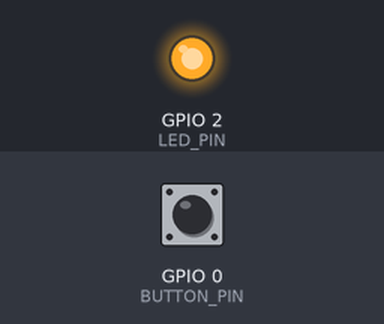
Recording of a sketch running on a simulated ESP32. Shown: output pins drawn as LEDs (lit = HIGH). Inputs (shaded band) come from the test bench; at power-on: GPIO 0 (BUTTON_PIN) HIGH. WiFi joins after 1.5 s; servers stay silent unless stated; uploads are accepted with an empty reply; what the sketch prints to the serial monitor is not drawn.

Above: at 3.7 s.
3.8 s: GPIO 0 (BUTTON_PIN) pulled LOW for 0.15 s
At 6.6 s:
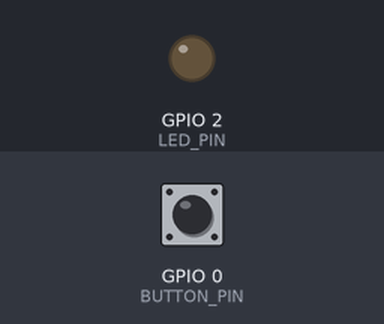
Timing chart, 0 to 11.5 s (numbered marks = the images above; inputs shaded):
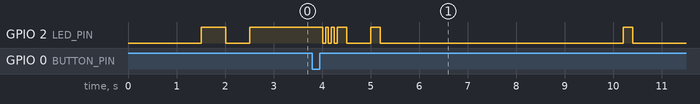

The sketch:

esp32_resqtech.ino
```cpp
#include <WiFi.h>
#include <HTTPClient.h>
#include <math.h>

// ==========================================
// 1. CONFIGURATION (ตั้งค่าระบบ)
// ==========================================

// WiFi Settings (แก้ไขชื่อและรหัสผ่าน WiFi ที่นี่)
const char* WIFI_SSID = "YOUR_WIFI_SSID";      // ใส่ชื่อ WiFi
const char* WIFI_PASS = "12345678";  // ใส่รหัสผ่าน WiFi

// API Settings (ตั้งค่าการเชื่อมต่อ Server)
// ตรวจสอบ IP Address ของเครื่องคอมพิวเตอร์ที่รัน ResQTech (ใช้คำสั่ง ipconfig ใน cmd)
const char* SERVER_URL = "http://192.168.1.111/ResQtechApp/api/esp32-receiver.php";
const char* API_KEY    = "YOUR_ESP32_API_KEY"; // ต้องตรงกับค่า ESP32_API_KEY ในไฟล์ .env

// Device Information (ข้อมูลประจำอุปกรณ์)
const char* DEVICE_ID  = "ESP32-001";
const char* LOCATION   = "Main Entrance";

// Hardware Settings
const int BUTTON_PIN   = 0;  // GPIO 0 คือปุ่ม BOOT บนบอร์ด ESP32 ส่วนใหญ่ (Active Low)
const int LED_PIN      = 2;  // GPIO 2 คือไฟ LED บนบอร์ด (Active High ในบางรุ่น)

// Timing Configuration
const unsigned long HEARTBEAT_INTERVAL = 5000; // ส่ง Heartbeat ทุก 5 วินาที
const unsigned long DEBOUNCE_DELAY     = 10;   // ป้องกันการกดปุ่มซ้ำ (ms)

// Debug / Performance Test Mode
const bool PERF_TEST_MODE = false; // true เฉพาะตอนต้องการโหมดทดสอบ
const int PERF_TEST_ROUNDS = 10;
const unsigned long PERF_TEST_DELAY_MS = 1000;
const unsigned long PERF_TEST_HOLD_MS = 2500; // กดค้างเพื่อเข้าโหมดทดสอบ (ms)

// ==========================================
// 2. GLOBAL VARIABLES
// ==========================================
unsigned long lastHeartbeatTime = 0;
unsigned long lastButtonPress = 0;
bool lastButtonState = HIGH;
bool perfRunning = false;
unsigned long buttonPressStart = 0;
bool buttonIsDown = false;
HTTPClient http; // Reuse HTTP Client

void setup() {
  Serial.begin(115200);
  delay(1000);

  Serial.println("\n\n--- ResQTech ESP32 Firmware Starting ---");
  Serial.println("Device ID: " + String(DEVICE_ID));
  Serial.println("Server: " + String(SERVER_URL));

  // Hardware Init
  pinMode(BUTTON_PIN, INPUT_PULLUP); // ใช้ Internal Pull-up Resistor
  pinMode(LED_PIN, OUTPUT);
  digitalWrite(LED_PIN, LOW); // เริ่มต้นปิดไฟ

  // Connect WiFi
  connectWiFi();
}

void loop() {
  // 1. Auto Reconnect WiFi
  if (WiFi.status() != WL_CONNECTED) {
    digitalWrite(LED_PIN, LOW); // ปิดไฟถ้าเน็ตหลุด
    connectWiFi();
  } else {
    // ไฟติดค้างเมื่อเชื่อมต่อ WiFi ได้
    // หรือจะเลือกให้กระพริบตาม Heartbeat ก็ได้ (ในที่นี้เลือกให้ติดไว้เพื่อบอกสถานะ Online)
    // digitalWrite(LED_PIN, HIGH);
  }

  // 2. Handle Emergency Button (Priority High)
  handleButton();

  // 3. Handle Heartbeat (Routine)
  if (!perfRunning && (millis() - lastHeartbeatTime) > HEARTBEAT_INTERVAL) {
    if (WiFi.status() == WL_CONNECTED) {
      Serial.println("[HEARTBEAT] Sending status...");
      digitalWrite(LED_PIN, !digitalRead(LED_PIN)); // กระพริบไฟสั้นๆ
      sendRequest("heartbeat", 0);
      digitalWrite(LED_PIN, !digitalRead(LED_PIN)); // คืนค่าไฟ
      lastHeartbeatTime = millis();
    }
  }
}

// ==========================================
// 3. CORE FUNCTIONS
// ==========================================

void handleButton() {
  int reading = digitalRead(BUTTON_PIN);

  // กดลง (Active Low: กดแล้วเป็น LOW)
  if (reading == LOW && lastButtonState == HIGH) {
    if ((millis() - lastButtonPress) > DEBOUNCE_DELAY) {
      buttonPressStart = millis();
      buttonIsDown = true;
      lastButtonPress = millis();
    }
  }

  // ปล่อยปุ่ม (กลับเป็น HIGH)
  if (reading == HIGH && lastButtonState == LOW && buttonIsDown) {
    unsigned long holdMs = millis() - buttonPressStart;
    buttonIsDown = false;

    Serial.println("\n\n[EMERGENCY] Button Released");
    Serial.println("Hold ms: " + String(holdMs));

    for (int i = 0; i < 3; i++) {
      digitalWrite(LED_PIN, HIGH); delay(60);
      digitalWrite(LED_PIN, LOW); delay(60);
    }
    digitalWrite(LED_PIN, HIGH);

    if (PERF_TEST_MODE && holdMs >= PERF_TEST_HOLD_MS) {
      Serial.println("[MODE] Running Performance Test...");
      runEmergencyPerfTest(PERF_TEST_ROUNDS);
    } else {
      Serial.println("[MODE] Sending Single Emergency Alert...");
      String resp = sendRequest("emergency", 1);
      Serial.println("Server Response: " + resp);
    }

    digitalWrite(LED_PIN, LOW);
  }

  lastButtonState = reading;
}

void connectWiFi() {
  Serial.print("Connecting to WiFi: ");
  Serial.println(WIFI_SSID);

  WiFi.mode(WIFI_STA);
  WiFi.begin(WIFI_SSID, WIFI_PASS);

  int attempts = 0;
  while (WiFi.status() != WL_CONNECTED) {
    delay(500);
    Serial.print(".");
    digitalWrite(LED_PIN, !digitalRead(LED_PIN)); // กระพริบไฟระว่างรอ
    attempts++;

    if(attempts > 30) { // 15 วินาที
      Serial.println("\n[ERROR] WiFi Connect Failed. Restarting in 3 seconds...");
      delay(3000);
      ESP.restart(); // รีเซ็ตตัวเองถ้านานเกินไป
    }
  }

  digitalWrite(LED_PIN, HIGH); // ติดค้าง
  Serial.println("\n[SUCCESS] WiFi Connected!");
  Serial.print("IP Address: ");
  Serial.println(WiFi.localIP());
  Serial.print("RSSI: ");
  Serial.println(WiFi.RSSI());
}

String sendRequest(String action, int seq) {
  if (WiFi.status() == WL_CONNECTED) {
    HTTPClient http;
    http.begin(SERVER_URL);
    http.addHeader("Content-Type", "application/json");

    // Construct JSON Payload
    String jsonPayload = "{";
    jsonPayload += "\"key\":\"" + String(API_KEY) + "\",";
    jsonPayload += "\"action\":\"" + action + "\",";
    jsonPayload += "\"seq\":" + String(seq) + ",";
    jsonPayload += "\"device_id\":\"" + String(DEVICE_ID) + "\",";
    jsonPayload += "\"location\":\"" + String(LOCATION) + "\",";
    jsonPayload += "\"uptime_ms\":" + String(millis());
    jsonPayload += "}";

    unsigned long t0 = millis();
    int httpResponseCode = http.POST(jsonPayload);
    unsigned long t1 = millis();

    String response = "Error";
    if (httpResponseCode > 0) {
      response = http.getString();
      Serial.println("Response (" + String(httpResponseCode) + "): " + response + " | RTT: " + String(t1 - t0) + "ms");
    } else {
      Serial.print("Error on sending POST: ");
      Serial.println(httpResponseCode);
      Serial.println("Check Server URL or WiFi Connection");
    }

    http.end();
    return response;
  } else {
    Serial.println("Error: WiFi Disconnected");
    return "WiFi Disconnected";
  }
}

// ==========================================
// 4. UTILS & PERFORMANCE TESTING
// ==========================================

long extractIntField(const String& json, const char* key) {
  String pattern = String("\"") + key + "\":";
  int idx = json.indexOf(pattern);
  if (idx < 0) return -1;
  idx += pattern.length();

  // Skip whitespace
  while (idx < (int)json.length() && (json[idx] == ' ' || json[idx] == '\"')) idx++;

  bool neg = false;
  if (idx < (int)json.length() && json[idx] == '-') {
    neg = true;
    idx++;
  }

  long value = 0;
  bool hasDigit = false;
  while (idx < (int)json.length()) {
    char c = json[idx];
    if (c < '0' || c > '9') break;
    hasDigit = true;
    value = value * 10 + (c - '0');
    idx++;
  }
  if (!hasDigit) return -1;
  return neg ? -value : value;
}

void runEmergencyPerfTest(int rounds) {
  perfRunning = true;
  Serial.println("--- Starting Performance Test ---");

  for (int i = 0; i < rounds; i++) {
    unsigned long t0 = millis();
    String resp = sendRequest("emergency", i + 1);
    unsigned long t1 = millis();

    // ดึงค่า Latency จาก Server Response มาแสดง
    long serverTotalMs = extractIntField(resp, "server_total_ms");

    if(serverTotalMs >= 0) {
      Serial.println("Round " + String(i+1) + ": RTT=" + String(t1-t0) + "ms | ServerProcess=" + String(serverTotalMs) + "ms");
    }

    delay(PERF_TEST_DELAY_MS);
  }

  Serial.println("--- Test Completed ---");
  perfRunning = false;
}
```
